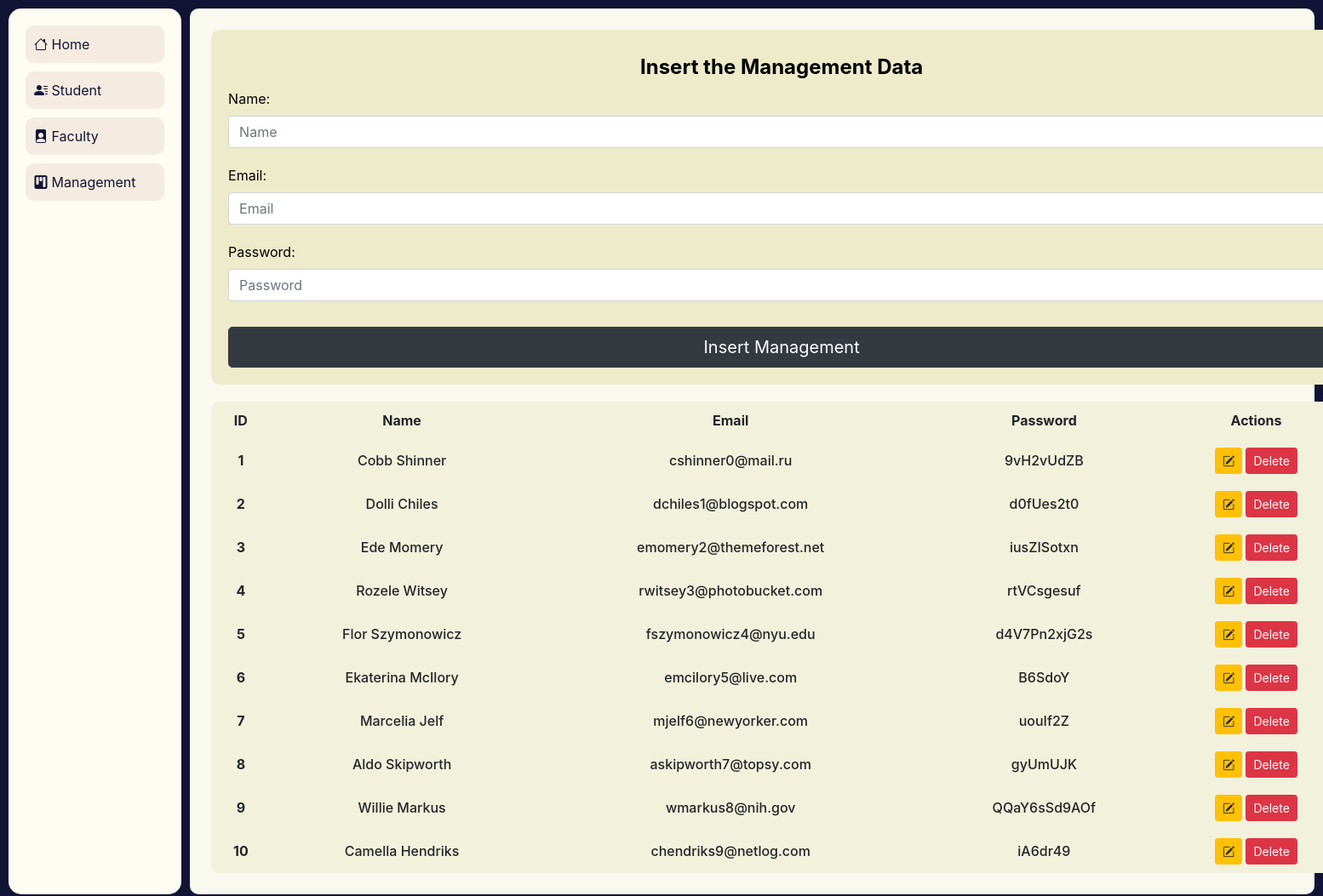
Page /management on the committed database.
### CRUD/models.py (models this page shows)
class Management(models.Model):
    name=models.CharField(max_length=70)
    email=models.EmailField(max_length=70)
    password=models.CharField(max_length=70)

### CRUD/views.py (the view)
# urls.py: path('management', views.view_management, name='viewmanagement'),
def view_management(request):
    if request.method == 'POST':
        form = ManagementRegistration(request.POST)
        if form.is_valid():
            name = form.cleaned_data['name']
            email = form.cleaned_data['email']
            password = form.cleaned_data['password']
            registration = Management(name=name, email=email, password=password)
            registration.save()
            form = ManagementRegistration()
    else:
        form = ManagementRegistration()
    management = Management.objects.all()
    return render(request, 'management/index.html', {'form': form, 'management': management})

### CRUD/forms.py
class ManagementRegistration(forms.ModelForm):
    class Meta:
        model = User
        fields = ['name', 'email', 'password']
        widgets = {
            'name': forms.TextInput(attrs={'class': 'form-control', 'placeholder': 'Name'}),
            'email': forms.EmailInput(attrs={'class': 'form-control', 'placeholder': 'Email'}),
            'password': forms.PasswordInput(render_value=True, attrs={'class': 'form-control', 'placeholder': 'Password'}),
        }

### CRUD/templates/management/index.html (shortened to what this page needs)
{% extends '../base.html' %} {% block content %}
{% load static %}
<div class="homepage-container">
  <div class="form-container">
    <h4 class="text-center add-student-header">Insert the Management Data</h4>
    <form method="POST">
      {{form.as_p}}
      <input type="submit" class="btn btn-lg btn-dark w-100" value="Insert Management" />
    </form>
  </div>
    {% if management %}
    <table>
      <thead>
        <tr>
          <th scope="col">ID</th>
          <th scope="col">Name</th>
          <th scope="col">Email</th>
          <th scope="col">Password</th>
          <th scope="col">Actions</th>
        </tr>
      </thead>
      <tbody>
        {% for data in management %}
        <tr>
          <th scope="row">{{data.id}}</th>
          <td>{{data.name}}</td>
          <td>{{data.email}}</td>
          <td>{{data.password}}</td>
          <td>
            <a
              href="{% url 'updatemanagement' data.id %}"
              class="btn btn-warning btn-sm"
              ><i class="bi bi-pencil-square"></i
            ></a>
            <form
              action="{% url 'deletemanagement' data.id %}"
              method="POST"
              class="d-inline"
            >
              <input
                type="submit"
                class="btn btn-danger btn-sm"
                value="Delete"
              />
            </form>
          </td>
        </tr>
        {% endfor %}
      </tbody>
    </table>
    {% else %}
    <h4 class="text-center alert alert-warning">No Records</h4>
    {% endif %}
  </div>
</div>
{% endblock content %}

### CRUD/static/student/css/styles.css (style rules this page uses)
*, *::before, *::after { box-sizing: border-box; }
body, h1, h2, h3, h4, p, figure, blockquote, dl, dd { margin: 0; }
body { min-height: 100vh; text-rendering: optimizeSpeed; line-height: 1.5; background-color: #121435; }
input, button, textarea, select { font: inherit; }
.form-container { background-color: #EDEBCA; border-radius: 10px; padding: 20px; color: #000; width: auto; }
.form-container h4 { font-weight: 700; margin: 10px; }
.form-container form { width: auto; min-width: 1300px; display: flex; gap: 20px; flex-direction: column; }
.homepage-container { display: grid; grid-template-columns: auto; gap: 20px; }
.form-container input[type="submit"] { margin-top: 10px; }
table { background-color: #f2f1dc; border-radius: 10px; width: 100%; max-width: 100%; text-align: center; }
thead tr th { padding: 10px; }
tr td { padding: 10px; font-size: 1rem; font-weight: 500; }
table tr:last-child td:last-child { border-bottom-right-radius: 10px; }
table tr:first-child th:first-child { border-top-left-radius: 10px; }
table tr:first-child th:last-child { border-top-right-radius: 10px; }

### rows in the picture
Management: id "1", name "Cobb Shinner", email "cshinner0@mail.ru", password "9vH2vUdZB"
Management: id "2", name "Dolli Chiles", email "dchiles1@blogspot.com", password "d0fUes2t0"
Management: id "3", name "Ede Momery", email "emomery2@themeforest.net", password "iusZISotxn"
Management: id "4", name "Rozele Witsey", email "rwitsey3@photobucket.com", password "rtVCsgesuf"
Management: id "5", name "Flor Szymonowicz", email "fszymonowicz4@nyu.edu", password "d4V7Pn2xjG2s"
Management: id "6", name "Ekaterina McIlory", email "emcilory5@live.com", password "B6SdoY"
Management: id "7", name "Marcelia Jelf", email "mjelf6@newyorker.com", password "uouIf2Z"
Management: id "8", name "Aldo Skipworth", email "askipworth7@topsy.com", password "gyUmUJK"
Management: id "9", name "Willie Markus", email "wmarkus8@nih.gov", password "QQaY6sSd9AOf"
Management: id "10", name "Camella Hendriks", email "chendriks9@netlog.com", password "iA6dr49"
